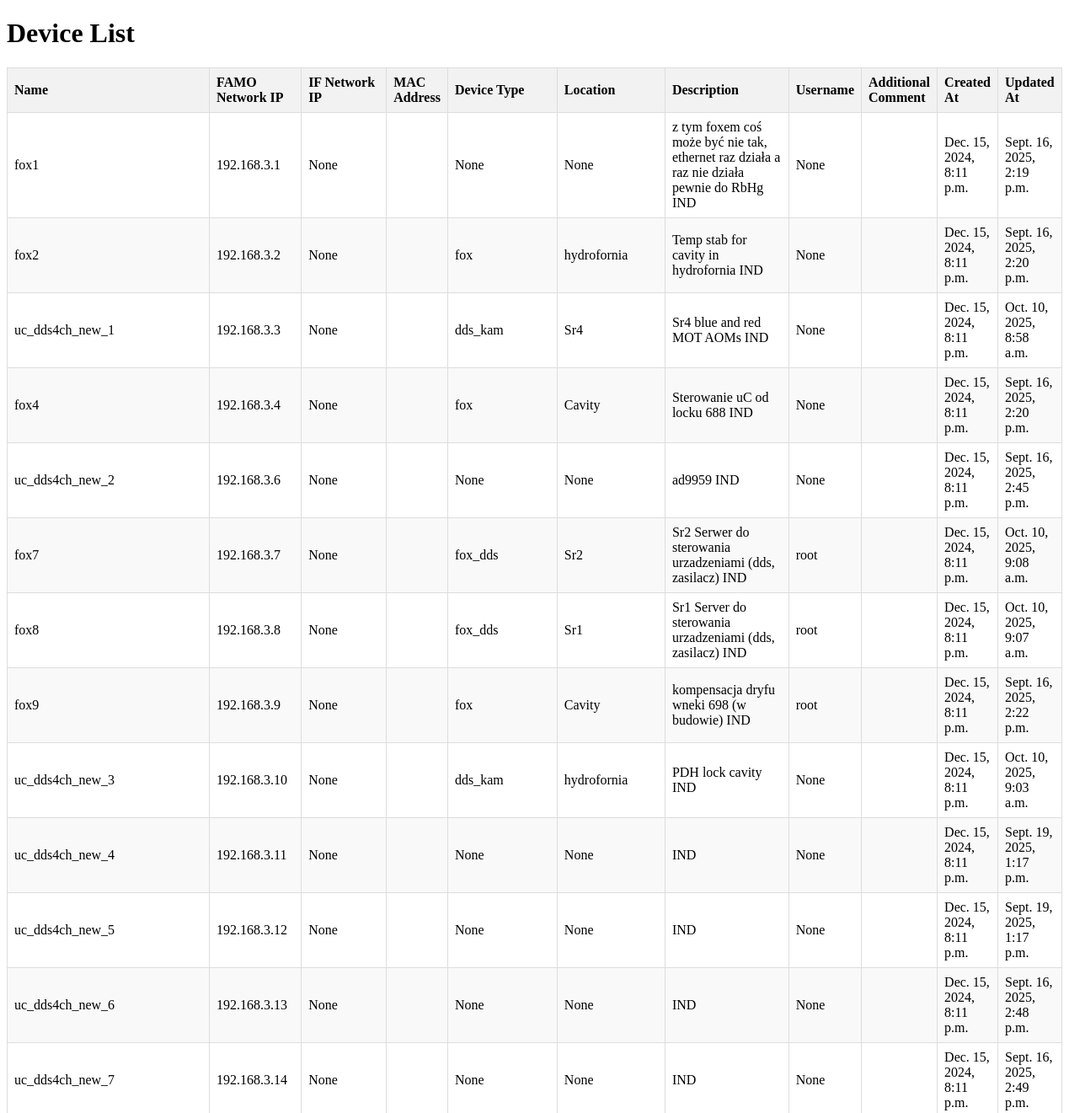
/devices/ (upper part), run on an earlier commit of the app's database.
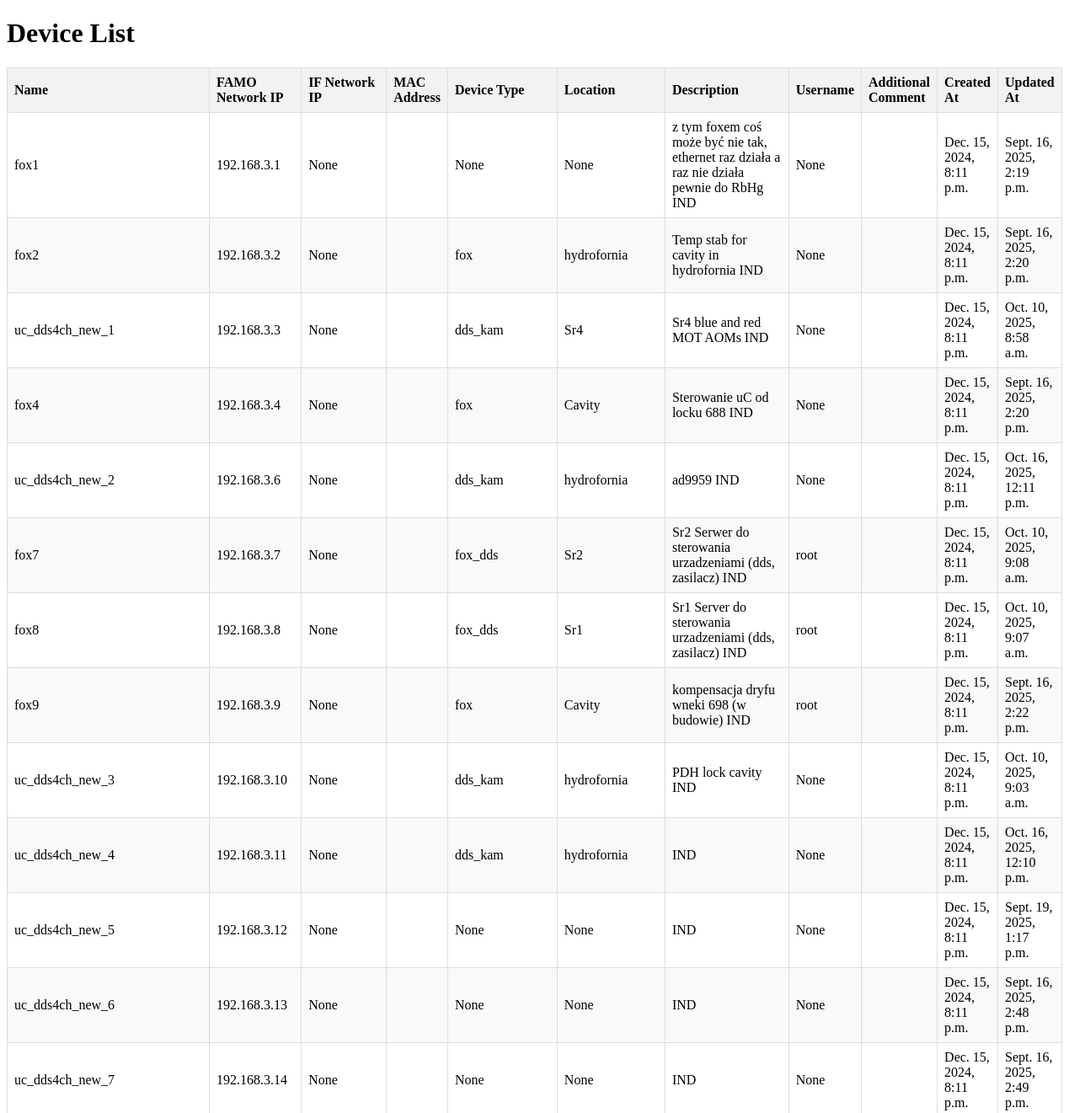
And on a later commit of the database.
### devices/models.py (models this page shows, shortened)
class Device(models.Model):
    name = models.CharField(max_length=100, verbose_name="Device Name")
    device_type = models.CharField(max_length=50, verbose_name="Device Type", blank=True, null=True)
    location = models.CharField(max_length=100, verbose_name="Location", blank=True, null=True)
    description = models.TextField(verbose_name="Description", blank=True, null=True)
    username = models.CharField(max_length=100, verbose_name="Username", blank=True, null=True)
    comment = models.TextField(verbose_name="Additional Comment", blank=True, null=True)
    ip_famo = models.GenericIPAddressField(verbose_name="FAMO Network IP", blank=True, null=True)
    numeric_ip_famo = models.BigIntegerField(blank=True, null=True, editable=False)
    ip_if = models.GenericIPAddressField(verbose_name="IF Network IP", blank=True, null=True)
    numeric_ip_famo = models.BigIntegerField(blank=True, null=True, editable=False)
    mac_famo = models.CharField(max_length=17, verbose_name="FAMO Network MAC Address", blank=True, null=True)
    mac_if = models.CharField(max_length=17, verbose_name="IF Network MAC Address", blank=True, null=True)
    created_at = models.DateTimeField(auto_now_add=True, verbose_name="Created At")
    updated_at = models.DateTimeField(auto_now=True, verbose_name="Updated At")

### devices/views.py (the view)
# urls.py: path('devices/', devices.views.device_list, name='device_list'),
def device_list(request):
    devices = Device.objects.all()
    return render(request, 'device_list.html', {'devices': devices})

### devices/templates/device_list.html (shortened to what this page needs)
<!DOCTYPE html>
<html lang="en">
<head>
</head>
<body>
    <h1>Device List</h1>
    <table>
        <thead>
            <tr>
                <th>Name</th>
                <th>FAMO Network IP</th>
                <th>IF Network IP</th>
                <th>MAC Address</th>
                <th>Device Type</th>
                <th>Location</th>
                <th>Description</th>
                <th>Username</th>
                <th>Additional Comment</th>
                <th>Created At</th>
                <th>Updated At</th>
            </tr>
        </thead>
        <tbody>
            {% for device in devices %}
            <tr>
                <td>{{ device.name }}</td>
                <td>{{ device.ip_famo }}</td>
                <td>{{ device.ip_if }}</td>
                <td>{{ device.mac }}</td>
                <td>{{ device.device_type }}</td>
                <td>{{ device.location }}</td>
                <td>{{ device.description }}</td>
                <td>{{ device.username }}</td>
                <td>{{ device.comment }}</td>
                <td>{{ device.created_at }}</td>
                <td>{{ device.updated_at }}</td>
            </tr>
            {% endfor %}
        </tbody>
    </table>
</body>
</html>

What changed in the data, as far as the page shows it:
changed Device "uc_dds4ch_new_2": device_type "None" → "dds_kam"; location "None" → "hydrofornia"; updated_at "Sept. 16, 2025, 2:45 p.m." → "Oct. 16, 2025, 12:11 p.m."
changed Device "uc_dds4ch_new_4": device_type "None" → "dds_kam"; location "None" → "hydrofornia"; updated_at "Sept. 19, 2025, 1:17 p.m." → "Oct. 16, 2025, 12:10 p.m."
